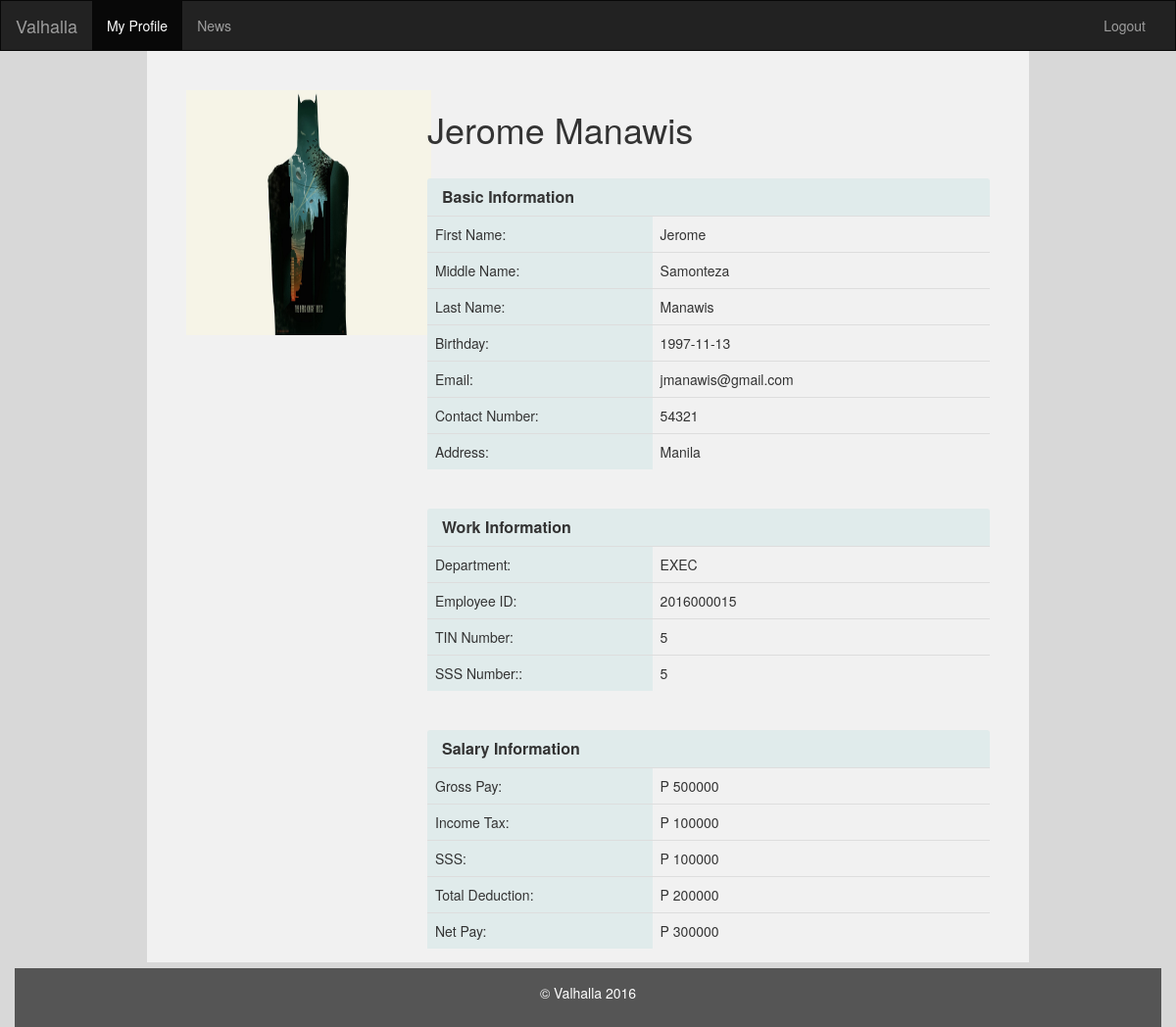
The app's page /home.php (signed in) with its own data.
### tables this page shows
CREATE TABLE `account` (
  `id` int(11) NOT NULL,
  `firstname` varchar(50) DEFAULT NULL,
  `middlename` varchar(50) DEFAULT NULL,
  `lastname` varchar(50) DEFAULT NULL,
  `address` varchar(50) DEFAULT NULL,
  `birthday` date DEFAULT NULL,
  `email` varchar(50) DEFAULT NULL,
  `contact` int(11) DEFAULT NULL,
  `image` tinyblob,
  `username` varchar(25) NOT NULL,
  `password` varchar(25) NOT NULL,
  `tin` int(11) DEFAULT NULL,
  `sss` int(11) DEFAULT NULL,
  `status` int(11) DEFAULT NULL,
  `paygrade` int(11) DEFAULT NULL,
  `position` varchar(25) DEFAULT NULL,
  `department` varchar(25) DEFAULT NULL,
  `access` varchar(25) DEFAULT NULL
);

### homeuserform.php (the view, shortened to what this page needs)
<!DOCTYPE html>
<html lang="en">
<head>
  <link rel="stylesheet" href="css/godstyle.css">
</head>
<body style="background-color:#d8d8d8">
<nav class="navbar navbar-inverse">
  <div class="container-fluid">
    <div class="navbar-header">
      <a class="navbar-brand" href="#">Valhalla</a>
    </div>
    <div class="collapse navbar-collapse" id="myNavbar">
      <ul class="nav navbar-nav">
        <li class="active"><a href="home.php">My Profile</a></li>
        <li><a href="#">News</a></li>
      </ul>
      <ul class="nav navbar-nav navbar-right">
        <li><a href="logout.php"><span class="glyphicon glyphicon-log-in"></span> Logout</a></li>
      </ul>
    </div>
  </div>
</nav>
<div class="container-fluid text-center">
  <div class="row content " style="height:auto">
	<div class="bgdiv" style="height:auto">
    <div class="contents" style="height:auto">
		<div style="width: 30%; float:left">
		   <img src="<?php echo $row['image']; ?>" alt="" style="width:250px;height:250px;">
		</div>
		<div style="width: 70%; float:right">
		<h1><?php echo $row['firstname']." ".$row['lastname']; ?></h1><br>
			 <div class="panel-heading" style="background-color: #e0ebeb;">
              <h3 class="panel-title"><b>Basic Information</b></h3>
            </div>
			<table class="table table-user-information" style ="border:0px">
                    <tbody>
                      <tr>
                        <td class="labels">First Name:</td>
                        <td><?php echo $row['firstname']; ?></td>
                      </tr>
					  <tr>
                        <td class="labels">Middle Name:</td>
                        <td><?php echo $row['middlename']; ?></td>
                      </tr>
					  <tr>
                        <td class="labels">Last Name:</td>
                        <td><?php echo $row['lastname']; ?></td>
                      </tr>
					 <tr>
                        <td class="labels">Birthday:</td>
                        <td><?php echo $row['birthday']; ?></td>
                      </tr>
					  <tr>
						<td class="labels">Email:</td>
						<td><?php echo $row['email']; ?></td>
					  </tr>
                      <tr>
					<td class="labels">Contact Number:</td>
					<td><?php echo $row['contact']; ?></td>
					</tr>
					<tr>
						<td class="labels">Address:</td>
						<td><?php echo $row['address']; ?></td>
					</tr>
                    </tbody>
            </table>
			<br>
			<div class="panel-heading" style="background-color: #e0ebeb;">
              <h3 class="panel-title"><b>Work Information</b></h3>
            </div>
			<table class="table table-user-information" style ="border:0px">
                    <tbody>
                      <tr>
                        <td class="labels">Department:</td>
                        <td><?php echo $row['department']; ?></td>
                      </tr>
					  <tr>
						<td class="labels">Employee ID:</td>
						<td><?php echo $row['id']; ?></td>
					  </tr>
                      <tr>
					<td class="labels">TIN Number:</td>
					<td><?php echo $row['tin']; ?></td>
					</tr>
					<tr>
						<td class="labels">SSS Number::</td>
						<td><?php echo $row['sss']; ?></td>
					</tr>
                    </tbody>
            </table>
			<br>
			<div class="panel-heading" style="background-color: #e0ebeb;">
              <h3 class="panel-title"><b>Salary Information</b></h3>
            </div>
			<?php
				$grosspay=$row['paygrade'];
				$deduction=0;
				$sssrate=0;
				$taxrate=0.2;
				if($grosspay > 50000)
					$sssrate = 0.2;
				elseif($grosspay < 50000 && $grosspay > 20000)
					$sssrate = 0.1;
				else
					$sssrate = 0.05;
			?>
			<table class="table table-user-information" style ="border:0px">
                    <tbody>
                      <tr>
                        <td class="labels">Gross Pay:</td>
                        <td><?php echo "P ".$grosspay; ?></td>
                      </tr>
					  <tr>
						<td class="labels">Income Tax:</td>
						<td><?php echo "P ".$grosspay*$taxrate; $deduction+=$grosspay*$taxrate; ?></td>
					  </tr>
                      <tr>
					<td class="labels">SSS:</td>
					<td><?php echo "P ".$grosspay*$sssrate; $deduction+=$grosspay*$sssrate; ?></td>
					</tr>
					<tr>
						<td class="labels">Total Deduction:</td>
						<td><?php echo "P ".$deduction; ?></td>
					</tr>
                    <tr>
						<td class="labels">Net Pay:</td>
						<td><?php $netpay=$grosspay-$deduction; echo "P $netpay"; ?></td>
					</tr>
                    </tbody>
            </table>
	</div>
		<div>
			<br><br><br><br><br><br><br><br><br><br><br><br><br><br><br><br><br><br><br><br><br><br><br><br><br><br><br><br><br>
		</div>
   </div>
  </div>
</div>
<footer class="container-fluid text-center" style="width:100%">
  <p>&copy; Valhalla 2016</p>
</footer>
</body>
</html>

### home.php (shortened to what this page needs)
<?php
	$query="SELECT * FROM account WHERE id=".$_SESSION['id'];
	$result=mysql_query($query);
	$row=mysql_fetch_array($result);
	if($row['access'] == "admin")
		include("homeadminform.php");
	else
		include("homeuserform.php");
?>

### homeuserform.php (style rules this page uses)
.navbar { margin-bottom: 0; border-radius: 0; }
.row.content { height: 100% }
footer { background-color: #555; color: white; padding: 15px; position:relative; bottom:0; width:100%; left:0; right:0; }
div.contents { margin:auto; width: 75%; border: 3px; padding: 40px; text-align: left; background-color: #f1f1f1; clear:both; display:block; }
div.bgdiv { margin:auto; width: 100%; border: 3px; background-color: #D8D8D8 }
table, th, td { border-collapse: collapse; padding: 5px; }
td.labels { width:40%; background-color: #e0ebeb; }

### records on screen
account: image (picture), firstname "Jerome", lastname "Manawis", middlename "Samonteza", birthday "1997-11-13", email "jmanawis@gmail.com", contact "54321", address "Manila", department "EXEC", id "2016000015", tin "5", sss "5", paygrade "500000", $grosspay*$taxrate "100000", $grosspay*$sssrate "100000", paygrade "300000"

### other values on screen
$deduction "200000"
